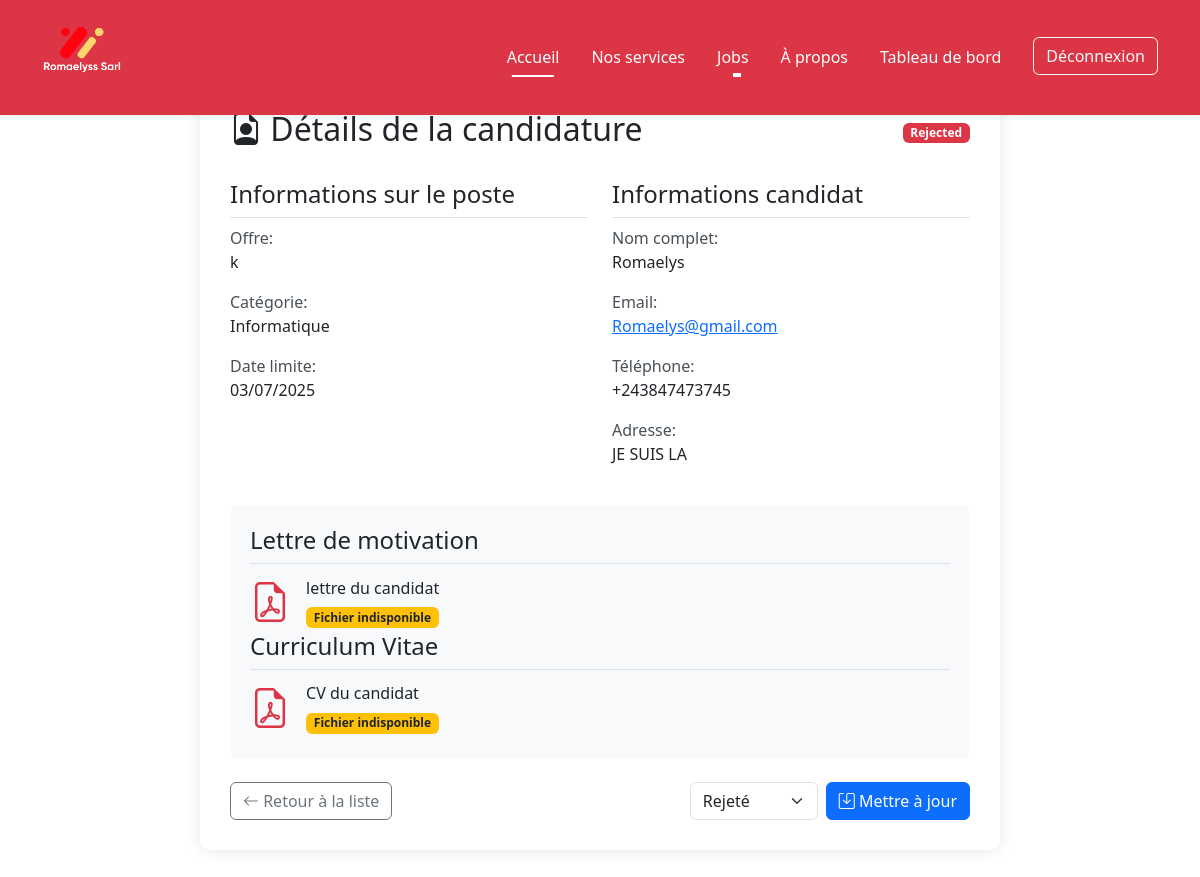
Page /view.php?id=3 (signed in) on the committed database.
### tables this page shows
CREATE TABLE IF NOT EXISTS `applications` (
  `id` int NOT NULL AUTO_INCREMENT,
  `user_id` int NOT NULL,
  `job_id` int NOT NULL,
  `cover_letter` text NOT NULL,
  `cv_path` varchar(255) NOT NULL,
  `status` enum('pending','reviewed','accepted','rejected') DEFAULT 'pending',
  `applied_at` timestamp NULL DEFAULT CURRENT_TIMESTAMP,
  PRIMARY KEY (`id`),
  KEY `user_id` (`user_id`),
  KEY `job_id` (`job_id`)
);

CREATE TABLE IF NOT EXISTS `jobs` (
  `id` int NOT NULL AUTO_INCREMENT,
  `title` varchar(100) NOT NULL,
  `description` text NOT NULL,
  `requirements` text NOT NULL,
  `expiry_date` date NOT NULL,
  `category` varchar(50) NOT NULL,
  `image_path` varchar(255) DEFAULT NULL,
  `published` tinyint(1) DEFAULT '0',
  `created_at` timestamp NULL DEFAULT CURRENT_TIMESTAMP,
  `updated_at` timestamp NULL DEFAULT CURRENT_TIMESTAMP ON UPDATE CURRENT_TIMESTAMP,
  PRIMARY KEY (`id`)
);

CREATE TABLE IF NOT EXISTS `users` (
  `id` int NOT NULL AUTO_INCREMENT,
  `username` varchar(50) NOT NULL,
  `email` varchar(100) NOT NULL,
  `password` varchar(255) NOT NULL,
  `full_name` varchar(100) NOT NULL,
  `phone` varchar(20) DEFAULT NULL,
  `address` text,
  `user_type` enum('candidate','admin') DEFAULT 'candidate',
  `created_at` timestamp NULL DEFAULT CURRENT_TIMESTAMP,
  PRIMARY KEY (`id`),
  UNIQUE KEY `username` (`username`),
  UNIQUE KEY `email` (`email`)
);

### view.php (the view, shortened to what this page needs)
<?php
require_once 'includes/config.php';
$application_id = intval($_GET['id']);
$stmt = $pdo->prepare("SELECT a.*, u.full_name, u.email, u.phone, u.address,
                              j.title as job_title, j.category, j.expiry_date
                       FROM applications a
                       JOIN users u ON a.user_id = u.id
                       JOIN jobs j ON a.job_id = j.id
                       WHERE a.id = ?");
$stmt->execute([$application_id]);
$application = $stmt->fetch();
?>
<!DOCTYPE html>
<html lang="fr">
<head>
    <link href="https://cdn.jsdelivr.net/npm/bootstrap@5.3.0/dist/css/bootstrap.min.css" rel="stylesheet">
    <link rel="stylesheet" href="https://cdn.jsdelivr.net/npm/bootstrap-icons@1.10.0/font/bootstrap-icons.css">
</head>
<body>
    <?php include 'includes/header.php'; ?>
    <div class="container">
        <div class="detail-card">
            <div class="d-flex justify-content-between align-items-center mb-4">
                <h2><i class="bi bi-file-earmark-person"></i> Détails de la candidature</h2>
                <span class="badge bg-<?= getStatusColor($application['status']) ?> status-badge">
                    <?= ucfirst($application['status']) ?>
                </span>
            </div>
            <div class="row mb-4">
                <div class="col-md-6">
                    <h4 class="border-bottom pb-2">Informations sur le poste</h4>
                    <div class="mb-3">
                        <span class="info-label">Offre:</span>
                        <p><?= htmlspecialchars($application['job_title']) ?></p>
                    </div>
                    <div class="mb-3">
                        <span class="info-label">Catégorie:</span>
                        <p><?= htmlspecialchars($application['category']) ?></p>
                    </div>
                    <div class="mb-3">
                        <span class="info-label">Date limite:</span>
                        <p><?= date('d/m/Y', strtotime($application['expiry_date'])) ?></p>
                    </div>
                </div>
                <div class="col-md-6">
                    <h4 class="border-bottom pb-2">Informations candidat</h4>
                    <div class="mb-3">
                        <span class="info-label">Nom complet:</span>
                        <p><?= htmlspecialchars($application['full_name']) ?></p>
                    </div>
                    <div class="mb-3">
                        <span class="info-label">Email:</span>
                        <p><a href="mailto:<?= htmlspecialchars($application['email']) ?>">
                            <?= htmlspecialchars($application['email']) ?>
                        </a></p>
                    </div>
                    <div class="mb-3">
                        <span class="info-label">Téléphone:</span>
                        <p><?= $application['phone'] ? htmlspecialchars($application['phone']) : 'Non renseigné' ?></p>
                    </div>
                    <div class="mb-3">
                        <span class="info-label">Adresse:</span>
                        <p><?= $application['address'] ? nl2br(htmlspecialchars($application['address'])) : 'Non renseignée' ?></p>
                    </div>
                </div>
            </div>
            <div class="document-section">
                <h4 class="border-bottom pb-2">Lettre de motivation</h4>
                <div class="d-flex align-items-center">
    <i class="bi bi-file-earmark-pdf fs-1 me-3 text-danger"></i>
    <div>
        <p class="mb-1">lettre du candidat</p>
        <?php
        $cv_path = 'asset/lettre/' . basename($application['cover_letter']);
        $full_path = $_SERVER['DOCUMENT_ROOT'] . '/' . ltrim($cv_path, '/');
        if (file_exists($full_path) && is_file($full_path)): ?>
            <a href="<?= htmlspecialchars($cv_path) ?>"
               class="btn btn-sm btn-primary"
               download="<?= htmlspecialchars(basename($application['cover_letter'])) ?>">
               <i class="bi bi-download"></i> Télécharger le CV
            </a>
            <small class="text-muted d-block mt-1">
                <?= round(filesize($full_path) / 1024) ?> KB
            </small>
        <?php else: ?>
            <span class="badge bg-warning text-dark">Fichier indisponible</span>
        <?php endif; ?>
    </div>
</div>
                <h4 class="border-bottom pb-2">Curriculum Vitae</h4>
                <div class="d-flex align-items-center">
    <i class="bi bi-file-earmark-pdf fs-1 me-3 text-danger"></i>
    <div>
        <p class="mb-1">CV du candidat</p>
        <?php
        $cv_path = 'asset/cvs/' . basename($application['cv_path']);
        $full_path = $_SERVER['DOCUMENT_ROOT'] . '/' . ltrim($cv_path, '/');
        if (file_exists($full_path) && is_file($full_path)): ?>
            <a href="<?= htmlspecialchars($cv_path) ?>"
               class="btn btn-sm btn-primary"
               download="<?= htmlspecialchars(basename($application['cv_path'])) ?>">
               <i class="bi bi-download"></i> Télécharger le CV
            </a>
            <small class="text-muted d-block mt-1">
                <?= round(filesize($full_path) / 1024) ?> KB
            </small>
        <?php else: ?>
            <span class="badge bg-warning text-dark">Fichier indisponible</span>
        <?php endif; ?>
    </div>
</div>
            </div>
            <form method="POST" class="mt-4">
                <div class="d-flex justify-content-between align-items-center">
                    <a href="dashboard.php<?= isset($_GET['job_id']) ? '?job_id=' . intval($_GET['job_id']) : '' ?>"
                       class="btn btn-outline-secondary">
                       <i class="bi bi-arrow-left"></i> Retour à la liste
                    </a>
                    <div class="d-flex align-items-center">
                        <select class="form-select me-2" name="status" style="width: auto;">
                            <option value="rejected" <?= $application['status'] === 'rejected' ? 'selected' : '' ?>>Rejeté</option>
                        </select>
                        <button type="submit" class="btn btn-primary">
                            <i class="bi bi-save"></i> Mettre à jour
                        </button>
                    </div>
                </div>
            </form>
        </div>
    </div>
</body>
</html>
<?php
function getStatusColor($status) {
    switch ($status) {
        case 'rejected': return 'danger';
    }
}
?>

### asset/css/style.css (style rules this page uses)
* { margin: 0; padding: 0; box-sizing: border-box; }
body { background-color: #f8f9fa; font-family: 'Segoe UI', sans-serif; }
body { background-color: #f8f9fa; }

### view.php (style rules this page uses)
.detail-card { max-width: 800px; margin: 30px auto; padding: 30px; background: white; border-radius: 10px; box-shadow: 0 0 15px rgba(0,0,0,0.1); }
.status-badge { font-size: 1rem; padding: 8px 12px; }
.document-section { background-color: #f8f9fa; border-radius: 8px; padding: 20px; margin-top: 20px; }
.info-label { font-weight: 500; color: #495057; }

### rows in the picture
applications: status "Rejected", job.title "k", job.category "Informatique", job.expiry_date "03/07/2025", user.full_name "Romaelys", user.email "Romaelys@gmail.com", user.phone "+243847473745", user.address "JE SUIS LA", status "Rejeté"
